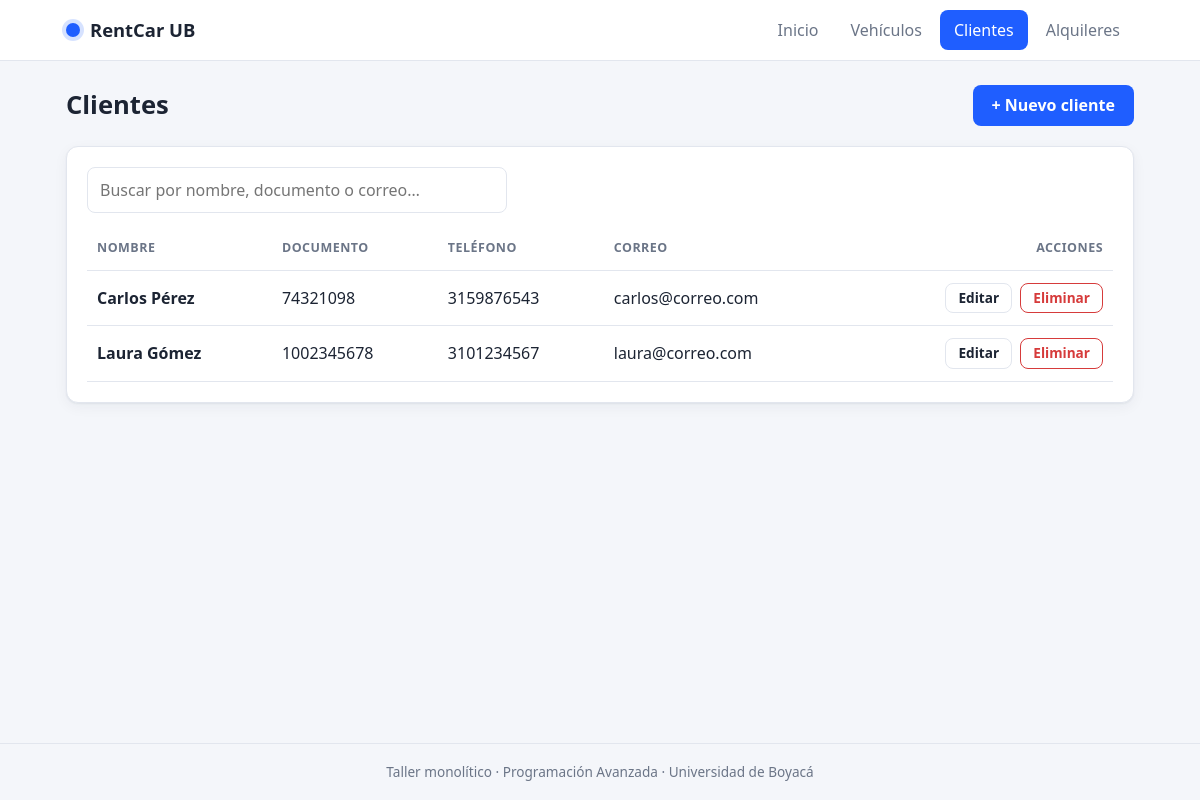
Page /index.php?c=cliente on the committed database.
### tables this page shows
CREATE TABLE clientes (
    id        INT AUTO_INCREMENT PRIMARY KEY,
    nombre    VARCHAR(100) NOT NULL,
    documento VARCHAR(20)  NOT NULL UNIQUE,
    telefono  VARCHAR(20)  NOT NULL,
    email     VARCHAR(100) NOT NULL
);

### core/Controller.php (called while the page is built, shortened)
<?php
abstract class Controller
{
    protected function render(string $vista, array $datos = []): void
    {
        extract($datos);
        $archivo = __DIR__ . '/../app/views/' . $vista . '.php';
        require __DIR__ . '/../app/views/layout/header.php';
        require $archivo;
        require __DIR__ . '/../app/views/layout/footer.php';
    }
}

### app/controllers/ClienteController.php (called while the page is built, shortened)
<?php
class ClienteController extends Controller
{
    private Cliente $modelo;
    public function __construct()
    {
        $this->modelo = new Cliente();
    }
    public function index(): void
    {
        $this->render('clientes/index', [
            'titulo'   => 'Clientes',
            'clientes' => $this->modelo->todos(),
        ]);
    }
}

### index.php (called while the page is built, shortened)
<?php
function e($valor): string
{
    return htmlspecialchars((string)$valor, ENT_QUOTES, 'UTF-8');
}
$accion      = $_GET['a'] ?? 'index';
$obj   = new $clase();
try {
    $obj->$accion();
} catch (PDOException $ex) {
    http_response_code(500);
    echo '<h3>Error de base de datos</h3><p>Verifica que importaste database.sql y la configuración en config/config.php.</p>';
}

### app/models/Cliente.php (called while the page is built, shortened)
<?php
class Cliente extends Model
{
    public function todos(): array
    {
        return $this->db->query('SELECT * FROM clientes ORDER BY nombre')->fetchAll();
    }
}

### app/views/clientes/index.php (the view, shortened to what this page needs)
<div class="page-head">
    <h1>Clientes</h1>
    <a class="btn btn--primary" href="index.php?c=cliente&a=nuevo">+ Nuevo cliente</a>
</div>
<div class="card">
    <input type="search" class="input input--search" placeholder="Buscar por nombre, documento o correo…"
           data-filtro="tabla-clientes" aria-label="Buscar clientes">
    <div class="table-wrap">
    <table class="table" id="tabla-clientes">
        <thead><tr><th>Nombre</th><th>Documento</th><th>Teléfono</th><th>Correo</th><th class="right">Acciones</th></tr></thead>
        <tbody>
        <?php foreach ($clientes as $c): ?>
            <tr>
                <td><strong><?= e($c['nombre']) ?></strong></td>
                <td><?= e($c['documento']) ?></td>
                <td><?= e($c['telefono']) ?></td>
                <td><?= e($c['email']) ?></td>
                <td class="right actions">
                    <a class="btn btn--small btn--ghost" href="index.php?c=cliente&a=editar&id=<?= (int)$c['id'] ?>">Editar</a>
                    <form method="post" action="index.php?c=cliente&a=eliminar" data-confirmar="¿Eliminar a <?= e($c['nombre']) ?>?">
                        <button class="btn btn--small btn--danger" type="submit">Eliminar</button>
                    </form>
                </td>
            </tr>
        <?php endforeach; ?>
        </tbody>
    </table>
    </div>
</div>

### public/css/style.css (style rules this page uses)
:root { --bg: #f4f6fa; --surface: #ffffff; --text: #1c2433; --muted: #6b7587; --line: #e2e6ee; --primary: #1f5eff; --primary-dark: #1647c4; --danger: #d63b3b; --ok-bg: #e6f6ec; --ok-fg: #17673a; --err-bg: #fdeaea; --err-fg: #9b2121; --radius: 12px; --shadow: 0 1px 2px rgba(20, 30, 60, .06), 0 4px 14px rgba(20, 30, 60, .05); }
*, *::before, *::after { box-sizing: border-box; }
body { margin: 0; background: var(--bg); color: var(--text); font: 16px/1.5 system-ui, -apple-system, "Segoe UI", Roboto, sans-serif; min-height: 100vh; display: flex; flex-direction: column; }
a { color: var(--primary); text-decoration: none; }
h1 { font-size: 1.6rem; margin: 0; }
.page-head { display: flex; align-items: center; justify-content: space-between; gap: 12px; margin-bottom: 20px; flex-wrap: wrap; }
.card { background: var(--surface); border: 1px solid var(--line); border-radius: var(--radius); box-shadow: var(--shadow); padding: 20px; margin-bottom: 20px; }
.right { text-align: right; }
.btn { display: inline-block; border: 1px solid transparent; border-radius: 8px; padding: 10px 18px; font: inherit; font-weight: 600; cursor: pointer; background: var(--primary); color: #fff; line-height: 1.2; }
.btn--primary { background: var(--primary); }
.btn--ghost { background: transparent; color: var(--text); border-color: var(--line); }
.btn--danger { background: transparent; color: var(--danger); border-color: var(--danger); }
.btn--small { padding: 6px 12px; font-size: .85rem; }
.table-wrap { overflow-x: auto; }
.table { width: 100%; border-collapse: collapse; }
.table th, .table td { padding: 12px 10px; text-align: left; border-bottom: 1px solid var(--line); vertical-align: middle; }
.table th.right, .table td.right { text-align: right; }
.table th { font-size: .78rem; text-transform: uppercase; letter-spacing: .04em; color: var(--muted); }
.actions { white-space: nowrap; }
.actions form { display: inline; }
.actions .btn + .btn, .actions .btn + form, .actions form + .btn { margin-left: 4px; }
.input { width: 100%; padding: 10px 12px; border: 1px solid var(--line); border-radius: 8px; font: inherit; background: var(--surface); color: var(--text); }
.input--search { margin-bottom: 14px; max-width: 420px; }

### rows in the picture
clientes: nombre "Carlos Pérez", documento "74321098", telefono "3159876543", email "carlos@correo.com"
clientes: nombre "Laura Gómez", documento "1002345678", telefono "3101234567", email "laura@correo.com"

### other values in the picture
$cfg['app']['nombre'] "RentCar UB"
$texto "Inicio"
$texto "Vehículos"
$texto "Clientes"
$texto "Alquileres"
